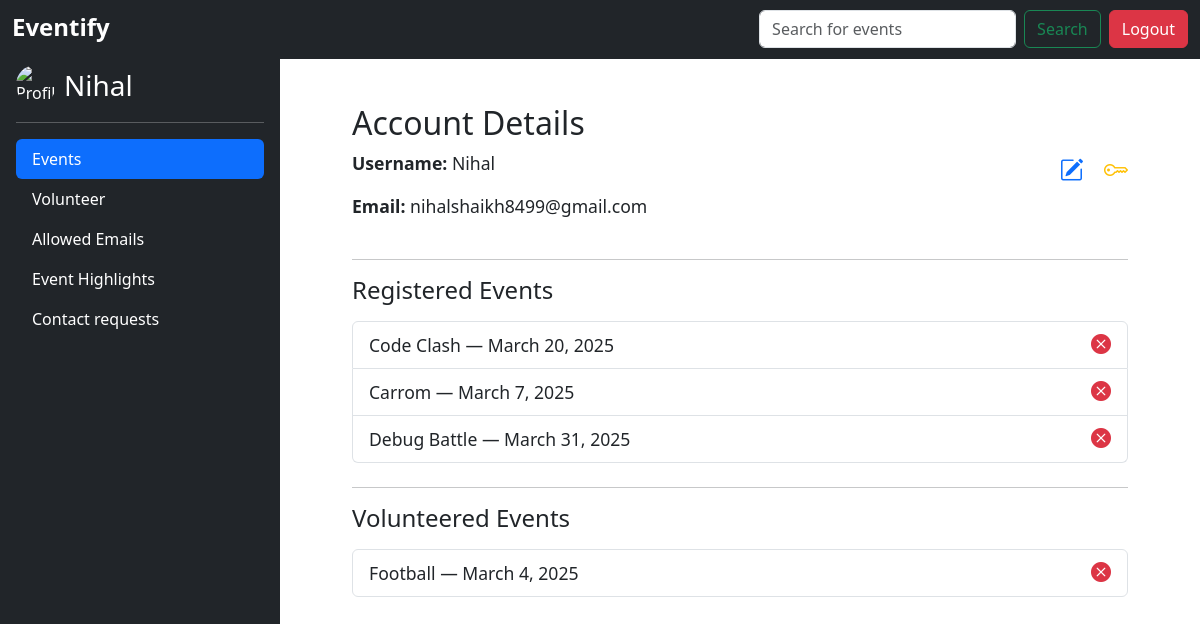
The page /profile/ (signed in) on the database as committed earlier.
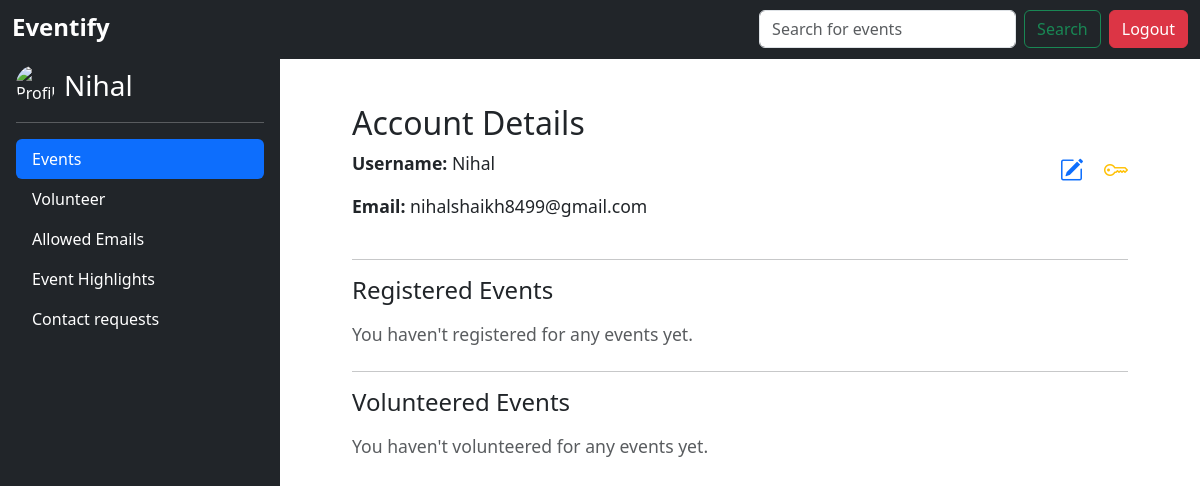
The same page on the database as committed later.
### events/models.py (models this page shows, shortened)
class EventRegistration(models.Model):
    DEPARTMENT_CHOICES = [
        ('FY MCA', 'First Year MCA'),
        ('SY MCA', 'Second Year MCA'),
        ('FY MBA', 'First Year MBA'),
        ('SY MBA', 'Second Year MBA'),
    ]
    user = models.ForeignKey(User, on_delete=models.CASCADE)
    event = models.ForeignKey(Event, on_delete=models.CASCADE)
    phone_number = models.CharField(max_length=10)
    department = models.CharField(max_length=10, choices=DEPARTMENT_CHOICES)
    players = models.JSONField()
    class Meta:
        unique_together = ('user', 'event')

class Event(models.Model):
    EVENT_CATEGORIES = [
        ('Coding', 'Coding Competition'),
        ('Sports', 'Sports Event'),
        ('Cultural', 'Cultural Event'),
        ('Other', 'Other'),
    ]
    name = models.CharField(max_length=255)
    description = models.TextField()
    category = models.CharField(max_length=20, choices=EVENT_CATEGORIES)
    date = models.DateField()
    time = models.TimeField()
    venue = models.CharField(max_length=255)
    image = models.ImageField(upload_to='event_images/', blank=True, null=True)
    min_players = models.PositiveIntegerField(default=1)
    max_players = models.PositiveIntegerField(default=1)
    created_at = models.DateTimeField(auto_now_add=True)
    rule_book = models.FileField(upload_to='rule_books/', blank=True, null=True)
    volunteer_requirement = models.PositiveIntegerField(default=0)
    registration_deadline = models.DateTimeField(null=True, blank=True)

class VolunteerRegistration(models.Model):
    DEPARTMENT_CHOICES = [
        ('FY MCA', 'First Year MCA'),
        ('SY MCA', 'Second Year MCA'),
        ('FY MBA', 'First Year MBA'),
        ('SY MBA', 'Second Year MBA'),
    ]
    user = models.ForeignKey(User, on_delete=models.CASCADE)
    event = models.ForeignKey(Event, on_delete=models.CASCADE)
    phone_number = models.CharField(max_length=10)
    department = models.CharField(max_length=10, choices=DEPARTMENT_CHOICES)
    name =  models.CharField(max_length=50)
    rollnumber = models.IntegerField()
    created_at = models.DateTimeField(auto_now_add=True)
    class Meta:
        unique_together = ('user', 'event')

### events/views.py (the view)
# urls.py: path('profile/', views.profile_view, name='profile'),
@login_required
def profile_view(request):
    registered_events = EventRegistration.objects.filter(user=request.user).select_related('event')
    volunteered_events = VolunteerRegistration.objects.filter(user=request.user).select_related('event')
    return render(request, 'profile.html', {
        'registered_events': registered_events,
        'volunteered_events': volunteered_events,
    })

### events/templates/profile.html
{% extends "base.html" %}
{% load static %}
{% block content %}
<link rel="stylesheet" href="https://cdn.jsdelivr.net/npm/bootstrap-icons@1.10.5/font/bootstrap-icons.css">
<div class="container py-5" style="max-width: 800px; font-size: 1.1rem;">
  <div class="mb-4 d-flex justify-content-between align-items-center">
    <div>
      <h2>Account Details</h2>
      <p><strong>Username:</strong> {{ request.user.username }}</p>
      <p><strong>Email:</strong> {{ request.user.email }}</p>
    </div>
    <div>
      <a href="{% url 'edit_profile' %}" class="text-decoration-none me-3" title="Edit Profile">
        <i class="bi bi-pencil-square fs-4 text-primary"></i>
      </a>
      <a href="{% url 'change_password' %}" class="text-decoration-none" title="Change Password">
        <i class="bi bi-key fs-4 text-warning"></i>
      </a>
    </div>
  </div>
  <hr>
  <div class="mb-4">
    <h4 class="mb-3">Registered Events</h4>
    {% if registered_events %}
      <ul class="list-group">
        {% for reg in registered_events %}
          <li class="list-group-item d-flex justify-content-between align-items-center">
            <a href="{% url 'event_detail' reg.event.id %}" class="text-decoration-none text-dark">
              {{ reg.event.name }} — {{ reg.event.date }}
            </a>
            <a href="{% url 'unregister_event' reg.id %}" class="text-danger" title="Unregister">
              <i class="bi bi-x-circle-fill fs-5"></i>
            </a>
          </li>
        {% endfor %}
      </ul>
    {% else %}
      <p class="text-muted">You haven't registered for any events yet.</p>
    {% endif %}
  </div>
  <hr>
  <div>
    <h4 class="mb-3">Volunteered Events</h4>
    {% if volunteered_events %}
      <ul class="list-group">
        {% for reg in volunteered_events %}
        <li class="list-group-item d-flex justify-content-between align-items-center">
          <a href="{% url 'event_detail' reg.event.id %}" class="text-decoration-none text-dark">
            {{ reg.event.name }} — {{ reg.event.date }}
          </a>
          <a href="{% url 'unregister_volunteer' reg.id %}" class="text-danger" title="Withdraw Volunteering">
            <i class="bi bi-x-circle-fill fs-5"></i>
          </a>
        </li>
      {% endfor %}
      </ul>
    {% else %}
      <p class="text-muted">You haven't volunteered for any events yet.</p>
    {% endif %}
  </div>
</div>
{% endblock %}

Rows that differ between the two databases and show on the page:
removed EventRegistration: event.name "Code Clash", event "March 20, 2025"
removed EventRegistration: event.name "Carrom", event "March 7, 2025"
removed EventRegistration: event.name "Debug Battle", event "March 31, 2025"
removed VolunteerRegistration: event.name "Football", event "March 4, 2025"
Other text that changed with them:
text now shown: "You haven't registered for any events yet. You haven't volunteered for any events yet."
